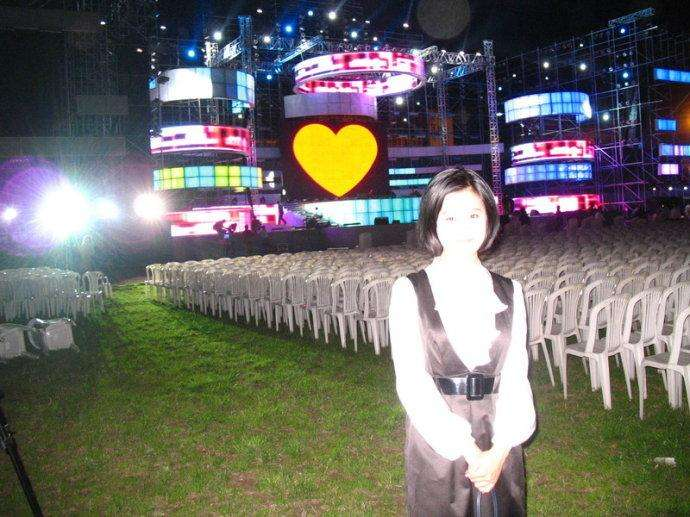
//> input picture images/gamma.jpg, 690 x 517 px
$ ./exercise_4   (built with g++ and OpenCV 4)
//> lines starting //> are read from the running program, lines starting //| are printed output that depends on the picture
#include<opencv2/opencv.hpp>
#include<iostream>
using namespace std;
using namespace cv;
Mat src;
int gamma = 2;
void gammaTransformation(int, void*)
{
	Mat gammaSrc;
	src.convertTo(gammaSrc, CV_32FC1, 1.0);
	pow(gammaSrc, gamma,gammaSrc);
	int c_ = 1;
	gammaSrc = gammaSrc * c_;
	normalize(gammaSrc, gammaSrc, 0, 255, NORM_MINMAX);
	Mat dst;
	gammaSrc.convertTo(dst, CV_8UC1, 1.0);
	convertScaleAbs(dst, dst);
	namedWindow("伽马变换结果", WINDOW_FREERATIO);
	imshow("伽马变换结果", dst);

}
int main(int argc, char** argv)
{
	src = imread("D:/images/gamma.jpg", IMREAD_GRAYSCALE);
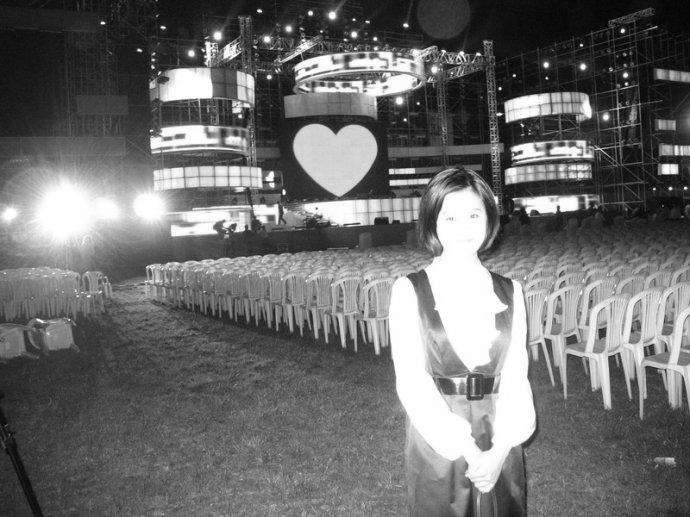
//> src: 517 rows x 690 cols, CV_8UC1; min 0, max 255, mean 108
	if (src.empty()) {
		exit(0);
	}
	namedWindow("input",WINDOW_FREERATIO);
	imshow("input", src);
	createTrackbar("gamma值", "input", &gamma, 35, gammaTransformation);
	gammaTransformation(2,0);
//> in gammaTransformation, `gammaSrc = gammaSrc * c_;`:
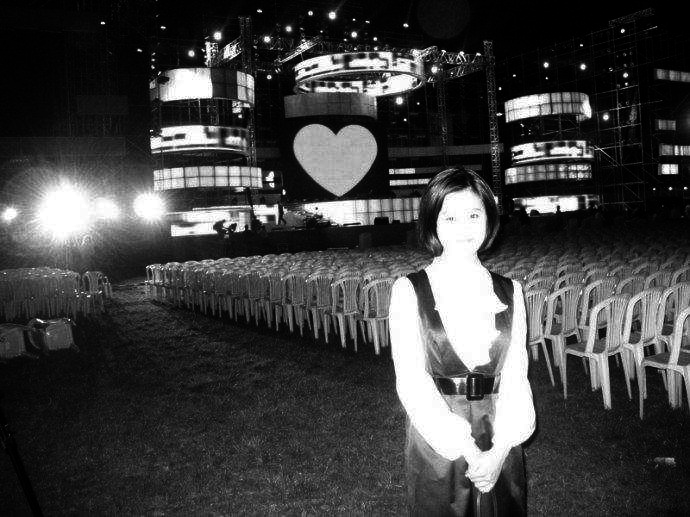
//> gammaSrc: 517 rows x 690 cols, CV_32FC1; min 0, max 65025, mean 16599.6; drawn with min black and max white
	waitKey(0);
	destroyAllWindows();
	return 0;
}

$ run again, with images/beauty.jpg copied over images/gamma.jpg
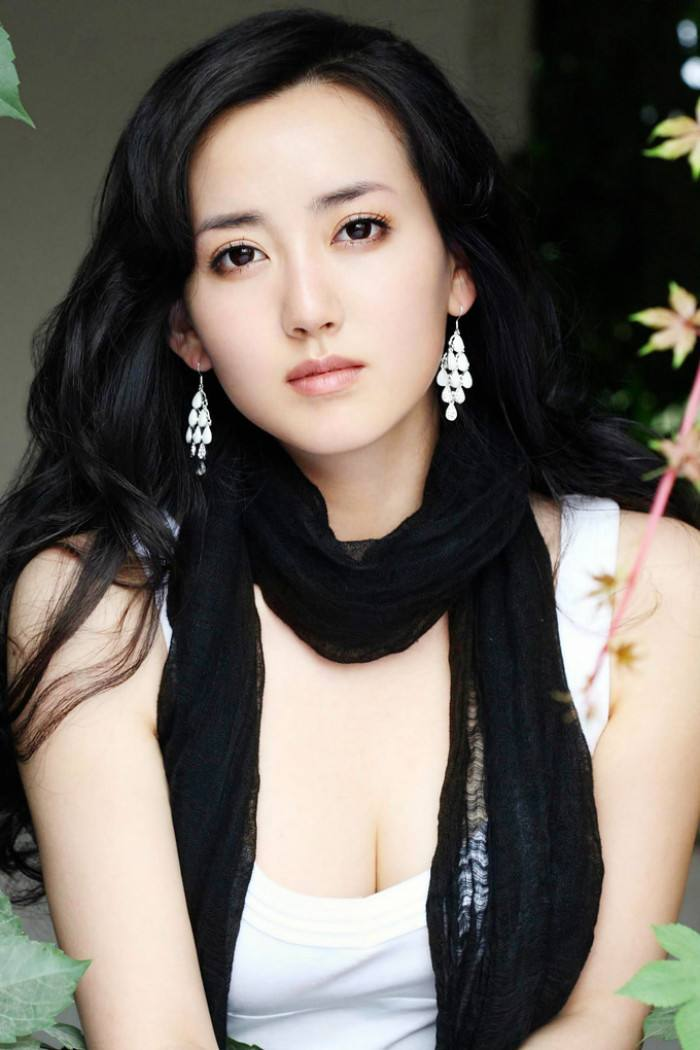
//> input picture images/beauty.jpg, 700 x 1050 px
//> `src = imread("D:/images/gamma.jpg", IMREAD_GRAYSCALE);`:
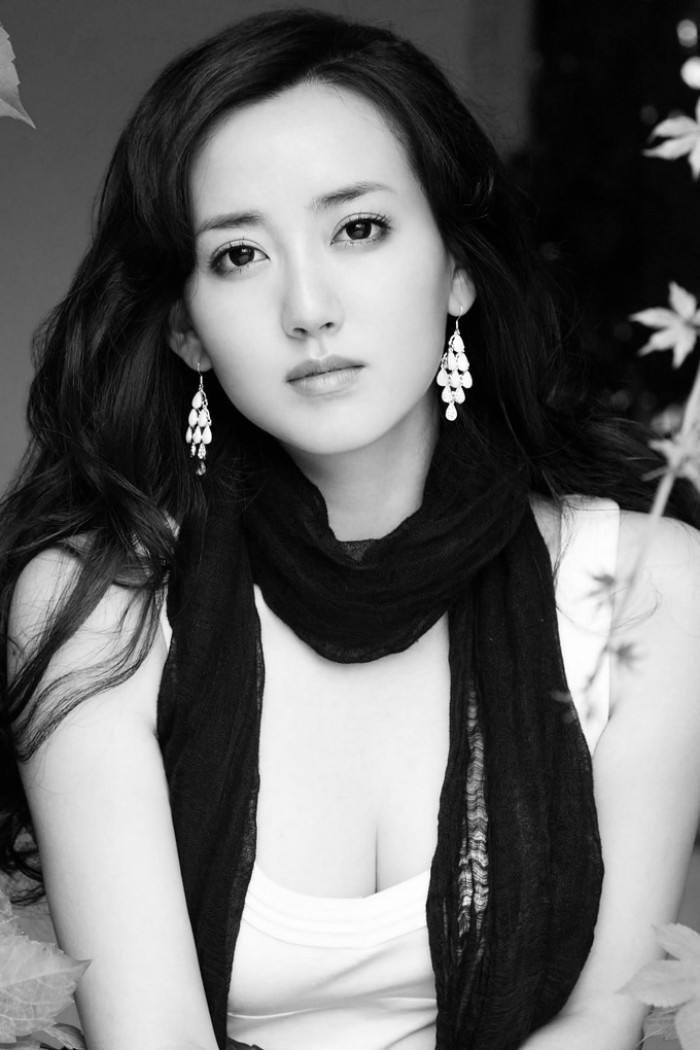
//> src: 1050 rows x 700 cols, CV_8UC1; min 0, max 255, mean 103.7
//> in gammaTransformation, `gammaSrc = gammaSrc * c_;`:
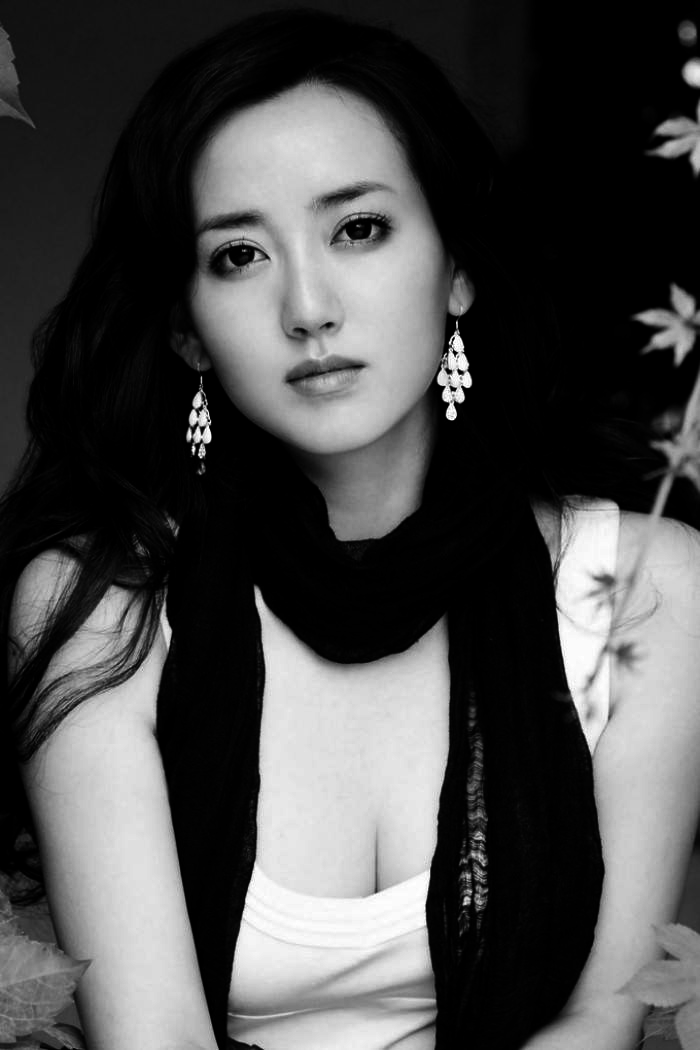
//> gammaSrc: 1050 rows x 700 cols, CV_32FC1; min 0, max 65025, mean 19291.7; drawn with min black and max white
